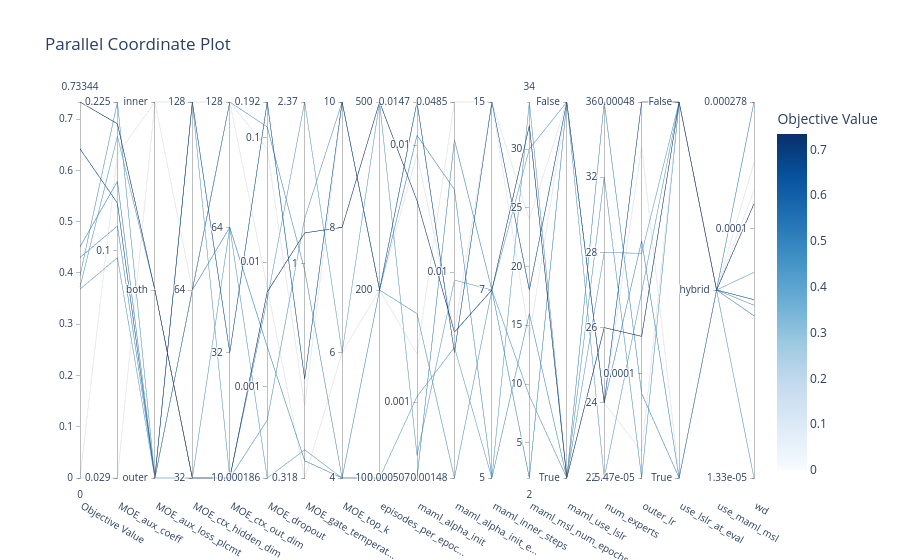

Notebook code cell kept with this figure:
### Code cell
# 3. Parallel Coordinate Plot (Visualizes high-dimensional relationships)
fig_parallel = plot_parallel_coordinate(study)
fig_parallel.show()

### Figure 1 — Plotly figure (JSON) as saved in the notebook; plotly's stock layout.template omitted (floating-point values rounded to 4 significant figures)
{"data": [{"dimensions": [{"label": "Objective Value", "range": [0, 0.7334], "values": [0.7334, 0.3945, 0.3728, 0.4508, 0.4301, 0, 0.3684, 0.6421, 0]}, {"label": "MOE_aux_coeff", "range": [-1.537, -0.6478], "ticktext": ["0.029", "0.1", "0.225"], "tickvals": [-1.537, -1, -0.6478], "values": [-0.6994, -0.6478, -0.7287, -0.8353, -0.941, -1.537, -1.016, -0.8872, -0.7716]}, {"label": "MOE_aux_loss_plcmt", "range": [0, 2], "ticktext": ["outer", "both", "inner"], "tickvals": [0, 1, 2], "values": [1, 0, 1, 0, 0, 2, 0, 0, 2]}, {"label": "MOE_ctx_hidden_dim", "range": [0, 2], "ticktext": ["32", "64", "128"], "tickvals": [0, 1, 2], "values": [0, 0, 0, 1, 1, 1, 2, 2, 2]}, {"label": "MOE_ctx_out_dim", "range": [0, 3], "ticktext": ["16", "32", "64", "128"], "tickvals": [0, 1, 2, 3], "values": [0, 0, 2, 2, 3, 3, 0, 1, 3]}, {"label": "MOE_dropout", "range": [-3.73, -0.7158], "ticktext": ["0.000186", "0.001", "0.01", "0.1", "0.192"], "tickvals": [-3.73, -3, -2, -1, -0.7158], "values": [-2.239, -3.267, -3.73, -2.678, -0.9161, -2.201, -2.3, -0.7158, -1.09]}, {"label": "MOE_gate_temperat...", "range": [-0.4979, 0.3746], "ticktext": ["0.318", "1", "2.37"], "tickvals": [-0.4979, 0, 0.3746], "values": [0.07085, 0.1044, -0.4325, -0.4579, -0.01557, -0.4979, 0.3746, -0.2683, -0.3314]}, {"label": "MOE_top_k", "range": [0, 3], "ticktext": ["4", "6", "8", "10"], "tickvals": [0, 1, 2, 3], "values": [2, 3, 0, 0, 0, 1, 1, 3, 3]}, {"label": "episodes_per_epoc...", "range": [0, 2], "ticktext": ["100", "200", "500"], "tickvals": [0, 1, 2], "values": [2, 1, 0, 0, 1, 1, 2, 1, 1]}, {"label": "maml_alpha_init", "range": [-3.295, -1.832], "ticktext": ["0.000507", "0.001", "0.01", "0.0147"], "tickvals": [-3.295, -3, -2, -1.832], "values": [-2.216, -2.655, -2.978, -3.295, -1.962, -2.812, -3.207, -1.832, -2.035]}, {"label": "maml_alpha_init_e...", "range": [-2.829, -1.314], "ticktext": ["0.00148", "0.01", "0.0485"], "tickvals": [-2.829, -2, -1.314], "values": [-2.241, -2.829, -2.303, -1.466, -1.667, -1.314, -2.032, -2.324, -2.238]}, {"label": "maml_inner_steps", "range": [0, 2], "ticktext": ["5", "7", "15"], "tickvals": [0, 1, 2], "values": [1, 1, 0, 1, 0, 2, 1, 2, 2]}, {"label": "maml_msl_num_epochs", "range": [2, 34], "values": [32, 9, 34, 2, 16, 14, 30, 18, 24]}, {"label": "maml_use_lslr", "range": [0, 1], "ticktext": ["True", "False"], "tickvals": [0, 1], "values": [0, 0, 0, 1, 0, 1, 1, 1, 1]}, {"label": "num_experts", "range": [0, 5], "ticktext": ["22", "24", "26", "28", "32", "36"], "tickvals": [0, 1, 2, 3, 4, 5], "values": [2, 4, 3, 1, 5, 1, 0, 1, 1]}, {"label": "outer_lr", "range": [-4.262, -3.319], "ticktext": ["5.47e-05", "0.0001", "0.00048"], "tickvals": [-4.262, -4, -3.319], "values": [-3.907, -4.262, -3.698, -3.667, -4.05, -4.196, -3.795, -3.319, -3.43]}, {"label": "use_lslr_at_eval", "range": [0, 1], "ticktext": ["True", "False"], "tickvals": [0, 1], "values": [1, 1, 1, 0, 0, 1, 1, 1, 0]}, {"label": "use_maml_msl", "range": [0, 0], "ticktext": ["hybrid"], "tickvals": [0], "values": [0, 0, 0, 0, 0, 0, 0, 0, 0]}, {"label": "wd", "range": [-4.876, -3.556], "ticktext": ["1.33e-05", "0.0001", "0.000278"], "tickvals": [-4.876, -4, -3.556], "values": [-3.913, -4.269, -4.876, -3.556, -4.306, -3.769, -4.154, -4.25, -3.866]}], "labelangle": 30, "labelside": "bottom", "line": {"color": [0.7334, 0.3945, 0.3728, 0.4508, 0.4301, 0, 0.3684, 0.6421, 0], "colorbar": {"title": {"text": "Objective Value"}}, "colorscale": [[0, "rgb(247,251,255)"], [0.125, "rgb(222,235,247)"], [0.25, "rgb(198,219,239)"], [0.375, "rgb(158,202,225)"], [0.5, "rgb(107,174,214)"], [0.625, "rgb(66,146,198)"], [0.75, "rgb(33,113,181)"], [0.875, "rgb(8,81,156)"], [1, "rgb(8,48,107)"]], "reversescale": false, "showscale": true}, "type": "parcoords"}], "layout": {"title": {"text": "Parallel Coordinate Plot"}}}
